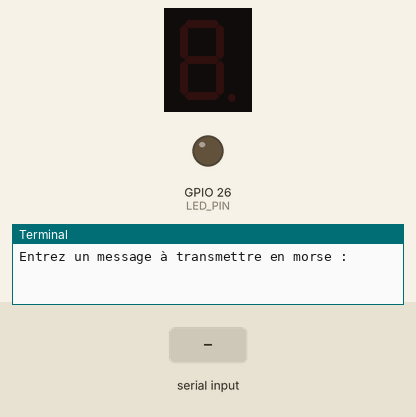
Simulated run of this program. Board: Raspberry Pi (BCM pin numbers). Parts: 1-digit seven-segment display, output pins drawn as LEDs (lit = HIGH), the last lines printed to the terminal. The inputs (shaded band) are chosen by the test bench. The segment pins are drawn as the display they are named for; pins used as bus, display or sensor lines are not drawn. At 4.3 s the program stops and its outputs stay as they are.

Above: at 1.2 s.
1.3 s: "c" typed at the terminal, then Enter
At 1.7 s:
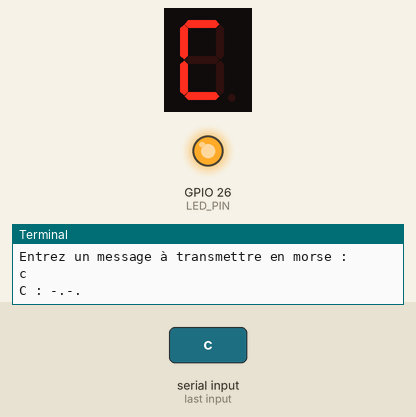
At 3.66 s:
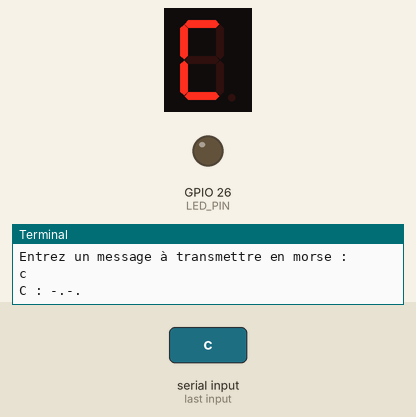
Timing chart, 0 to 5.2 s (numbered marks = the images above; inputs shaded):
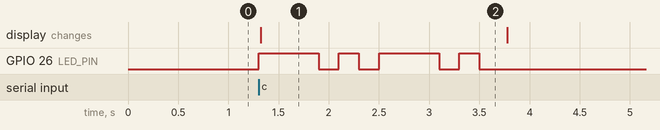

Measured:
- after the input at 1.3 s, GPIO 26 (LED_PIN): LOW → HIGH at once, → LOW 0.60 s later, → HIGH 0.20 s later, → LOW 0.20 s later, … (8 changes in this stretch); the display: changes at once (image 1)
- what the display in image 1 shows lasts 2.5 s, from 1.3 s to 3.8 s

The program:

Morse.py
```python
import RPi.GPIO as GPIO
import time

# --------------------------
# Configuration GPIO
# --------------------------

LED_PIN = 26  # La LED pour le morse
SEGMENTS = {
    'a': 22,
    'b': 23,
    'c': 16,
    'd': 25,
    'e': 24,
    'f': 27,
    'g': 17
}

# --------------------------
# Lettres → segments à allumer
# --------------------------
LETTER_SEGMENTS = {
    'A': ['a', 'b', 'c', 'e', 'f', 'g'],
    'B': ['c', 'd', 'e', 'f', 'g'],
    'C': ['a', 'd', 'e', 'f'],
    'D': ['b', 'c', 'd', 'e', 'g'],
    'E': ['a', 'd', 'e', 'f', 'g'],
    'F': ['a', 'e', 'f', 'g'],
    # Ajoute plus de lettres au besoin
}

# --------------------------
# Table de conversion Morse
# --------------------------
MORSE_CODE = {
    'A': '.-',     'B': '-...',   'C': '-.-.',
    'D': '-..',    'E': '.',      'F': '..-.',
    'G': '--.',    'H': '....',   'I': '..',
    'J': '.---',   'K': '-.-',    'L': '.-..',
    'M': '--',     'N': '-.',     'O': '---',
    'P': '.--.',   'Q': '--.-',   'R': '.-.',
    'S': '...',    'T': '-',      'U': '..-',
    'V': '...-',   'W': '.--',    'X': '-..-',
    'Y': '-.--',   'Z': '--..',
    '1': '.----',  '2': '..---',  '3': '...--',
    '4': '....-',  '5': '.....',  '6': '-....',
    '7': '--...',  '8': '---..',  '9': '----.',
    '0': '-----'
}

# --------------------------
# Setup GPIO
# --------------------------
def setup():
    GPIO.setmode(GPIO.BCM)
    GPIO.setup(LED_PIN, GPIO.OUT)
    for pin in SEGMENTS.values():
        GPIO.setup(pin, GPIO.OUT)
        GPIO.output(pin, GPIO.LOW)

# --------------------------
# Fonctions de contrôle
# --------------------------
def clear_display():
    for pin in SEGMENTS.values():
        GPIO.output(pin, GPIO.LOW)

def display_letter(letter):
    clear_display()
    upper = letter.upper()
    if upper in LETTER_SEGMENTS:
        for seg in LETTER_SEGMENTS[upper]:
            GPIO.output(SEGMENTS[seg], GPIO.HIGH)

def dot():
    GPIO.output(LED_PIN, GPIO.HIGH)
    time.sleep(0.2)
    GPIO.output(LED_PIN, GPIO.LOW)
    time.sleep(0.2)

def dash():
    GPIO.output(LED_PIN, GPIO.HIGH)
    time.sleep(0.6)
    GPIO.output(LED_PIN, GPIO.LOW)
    time.sleep(0.2)

def transmit_morse(message):
    for char in message:
        upper = char.upper()
        if upper == ' ':
            time.sleep(0.6)  # Pause entre les mots
            continue

        display_letter(upper)
        morse = MORSE_CODE.get(upper, '')
        print(f"{upper} : {morse}")

        for symbol in morse:
            if symbol == '.':
                dot()
            elif symbol == '-':
                dash()
        clear_display()
        time.sleep(0.6)  # Pause entre les lettres

# --------------------------
# Exécution
# --------------------------
if __name__ == '__main__':
    try:
        setup()
        message = input("Entrez un message à transmettre en morse : ")
        transmit_morse(message)

    except KeyboardInterrupt:
        print("\nInterruption par l'utilisateur.")

    finally:
        clear_display()
        GPIO.cleanup()
```
